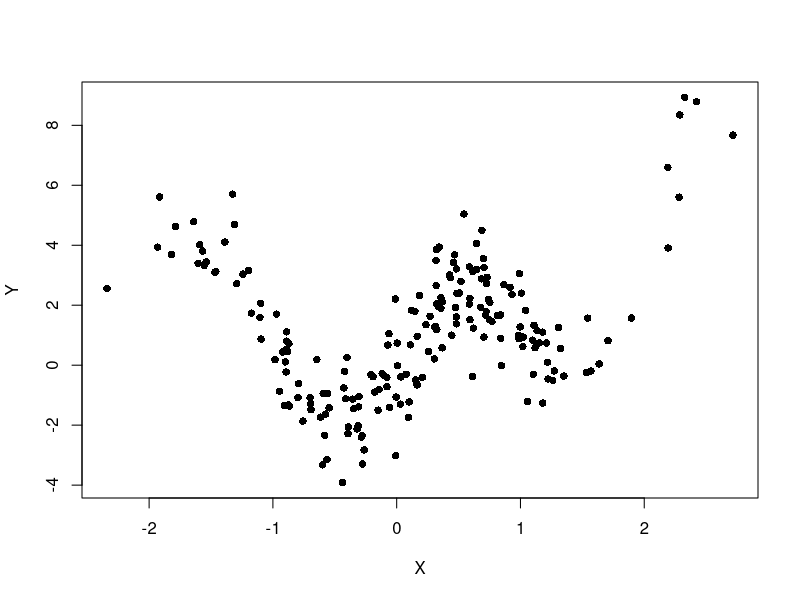
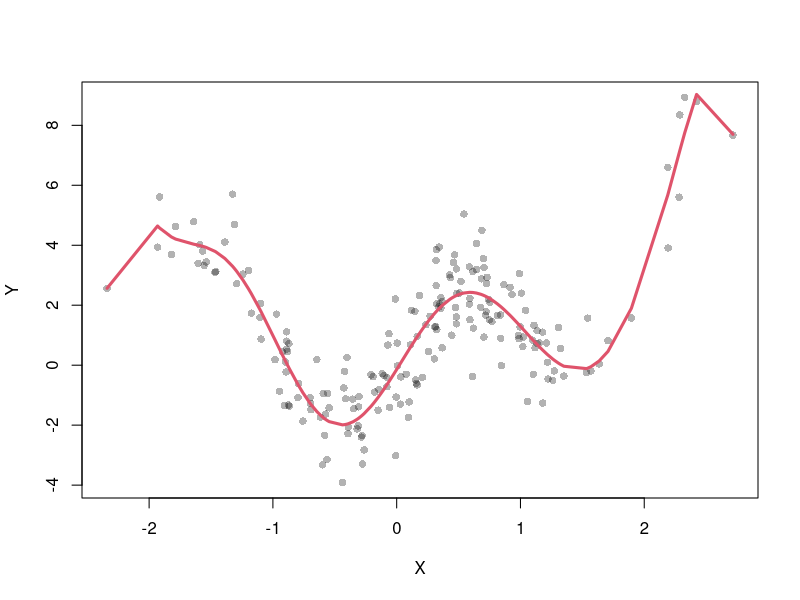

The R source for these figures, in order: (Note: this script raises an error after producing the figures.)
# Смотри доп. скрипт. Наша задача - посмотреть, как работает регуляризация на совсем явном и красивом примере.

#ЗАДАЧА 1
#Изучите начало скрипта. Убедитесь, что в случае верно выбранных предикторов и однородных данных регуляризация не нужна.
#a. Проведите регуляризацию в случае неверно выбранных предикторов. Отрисуйте финальный график как в первом случае.
#b. Сравните коэффициенты моделей, что изменилось? В качестве ответа пришлите рисунок и ответ про коэффициенты. Код - необязательно.

set.seed(7) #Фиксируем случайную генерацию
X=rnorm(200)
Z=rnorm(200)
Y=Z+X^2+2*sin(3*X) #настоящая зависимость
plot(X,Y, pch=16)

data=data.frame(Y,poly(X,degree = 10, raw = T)) #Предположим, что модель такая   
mod_1=glm(Y~., data = data)
summary(mod_1)
predict_lm=predict(mod_1, newdata = data)  #по коэффициентикам из предложенной модели строим предсказательный Y
plot(X,Y, col=rgb(0,0,0,0.3),pch=16) #Последняя цифра в rgb() задаёт полупрозрачность
lines(X[order(X)],predict_lm[order(X)], type = "l", col=2,lwd=3) #(отсортировали значения, чтобы адекватный график был)

#регуляризация
data_matrix=cbind(poly(X,degree = 10, raw = T)) 
cross_validation=cv.glmnet(x = data_matrix, y = Y, alpha = 0, nfolds = 10)
plot(cross_validation)
l=cross_validation$lambda.min
model_L2=glmnet(x = data_matrix, y = Y, alpha = 0, lambda = l) #Обучаем с подобранной лямбдой
coef(model_L2) 

predict_L2=predict(model_L2, newx = data_matrix)
plot(X,Y, col=rgb(0,0,0,0.3),pch=16) #Последняя цифра в rgb() задаёт полупрозрачность
lines(X[order(X)],predict_lm[order(X)], type = "l", col=2,lwd=3) 
lines(X[order(X)],predict_L2[order(X)], type = "l", col=4,lwd=3, lty=2)

#ЗАДАЧА 2 
#Сгенерируйте по тому же правилу новый датасет из тысячи наблюдений. Постройте на нём предсказание для уже обученных моделей. Нарисуйте предсказания. Сравните коэффициенты детерминации на выборке из первого задания и на заново сгенерированной.

#для R^2
X=rnorm(1000)
Z=rnorm(1000)
Y=Z+X^2+2*sin(3*X)
data_matrix1=data.frame(poly(X,degree = 10, raw = T))
predict1=predict(mod_1, newdata = as.data.frame(data_matrix1))
predict_L21=predict(model_L2, newx = as.matrix(data_matrix1))
sum((predict1-mean(Y))^2)/sum((Y-mean(Y))^2) #0.1632097
sum((predict_L21-mean(Y))^2)/sum((Y-mean(Y))^2) #0.2838604

plot(X,Y, col=rgb(0,0,0,0.3),pch=16) #Последняя цифра в rgb() задаёт полупрозрачность
lines(X[order(X)],predict1[order(X)], type = "l", col=2,lwd=3) 
lines(X[order(X)],predict_L21[order(X)], type = "l", col=4,lwd=3, lty=2)


#модель без регуляризации на 9800% хуже, чем предсказание простым средним
